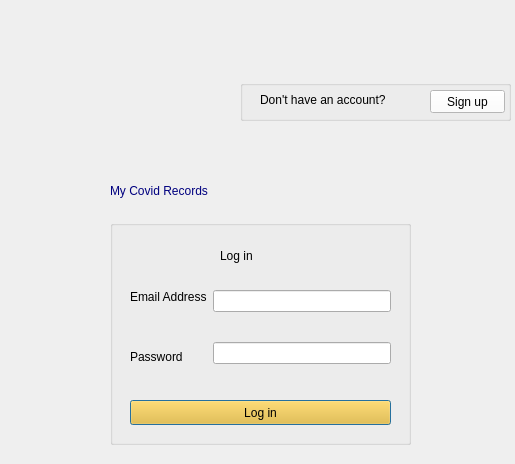
<?xml version="1.0" encoding="UTF-8"?>
<ui version="4.0">
 <class>UserLogin</class>
 <widget class="QDialog" name="UserLogin">
  <property name="geometry">
   <rect>
    <x>0</x>
    <y>0</y>
    <width>515</width>
    <height>464</height>
   </rect>
  </property>
  <property name="windowTitle">
   <string>Dialog</string>
  </property>
  <widget class="QLabel" name="label">
   <property name="geometry">
    <rect>
     <x>110</x>
     <y>170</y>
     <width>251</width>
     <height>41</height>
    </rect>
   </property>
   <property name="styleSheet">
    <string notr="true">color: rgb(0, 0, 127);
font: 87 11pt &quot;Arial Black&quot;;</string>
   </property>
   <property name="text">
    <string>My Covid Records</string>
   </property>
  </widget>
  <widget class="QLabel" name="label_image1">
   <property name="geometry">
    <rect>
     <x>100</x>
     <y>70</y>
     <width>151</width>
     <height>61</height>
    </rect>
   </property>
   <property name="text">
    <string/>
   </property>
  </widget>
  <widget class="QGroupBox" name="groupBox">
   <property name="geometry">
    <rect>
     <x>110</x>
     <y>220</y>
     <width>301</width>
     <height>225</height>
    </rect>
   </property>
   <property name="title">
    <string/>
   </property>
   <widget class="QPushButton" name="loginButton">
    <property name="geometry">
     <rect>
      <x>20</x>
      <y>180</y>
      <width>261</width>
      <height>25</height>
     </rect>
    </property>
    <property name="styleSheet">
     <string notr="true">font: 87 9pt &quot;Arial Black&quot;;
color: rgb(0, 0, 0);
background-color: rgb(246, 184, 25);</string>
    </property>
    <property name="text">
     <string>Log in</string>
    </property>
   </widget>
   <widget class="QLabel" name="label_2">
    <property name="geometry">
     <rect>
      <x>110</x>
      <y>20</y>
      <width>81</width>
      <height>31</height>
     </rect>
    </property>
    <property name="styleSheet">
     <string notr="true">font: 87 9pt &quot;Arial Black&quot;;</string>
    </property>
    <property name="text">
     <string>Log in </string>
    </property>
   </widget>
   <widget class="QWidget" name="layoutWidget">
    <property name="geometry">
     <rect>
      <x>20</x>
      <y>70</y>
      <width>261</width>
      <height>74</height>
     </rect>
    </property>
    <layout class="QHBoxLayout" name="horizontalLayout">
     <item>
      <layout class="QVBoxLayout" name="verticalLayout">
       <item>
        <widget class="QLabel" name="label_3">
         <property name="text">
          <string>Email Address</string>
         </property>
        </widget>
       </item>
       <item>
        <spacer name="verticalSpacer">
         <property name="orientation">
          <enum>Qt::Vertical</enum>
         </property>
         <property name="sizeHint" stdset="0">
          <size>
           <width>20</width>
           <height>40</height>
          </size>
         </property>
        </spacer>
       </item>
       <item>
        <widget class="QLabel" name="label_5">
         <property name="text">
          <string>Password</string>
         </property>
        </widget>
       </item>
      </layout>
     </item>
     <item>
      <layout class="QVBoxLayout" name="verticalLayout_2">
       <item>
        <widget class="QLineEdit" name="emailField"/>
       </item>
       <item>
        <spacer name="verticalSpacer_2">
         <property name="orientation">
          <enum>Qt::Vertical</enum>
         </property>
         <property name="sizeHint" stdset="0">
          <size>
           <width>20</width>
           <height>40</height>
          </size>
         </property>
        </spacer>
       </item>
       <item>
        <widget class="QLineEdit" name="passField"/>
       </item>
      </layout>
     </item>
    </layout>
   </widget>
  </widget>
  <widget class="QGroupBox" name="groupBox_2">
   <property name="geometry">
    <rect>
     <x>240</x>
     <y>80</y>
     <width>271</width>
     <height>41</height>
    </rect>
   </property>
   <property name="title">
    <string/>
   </property>
   <widget class="QLabel" name="label_4">
    <property name="geometry">
     <rect>
      <x>20</x>
      <y>10</y>
      <width>161</width>
      <height>20</height>
     </rect>
    </property>
    <property name="text">
     <string>Don't have an account?</string>
    </property>
   </widget>
   <widget class="QPushButton" name="signupButton">
    <property name="geometry">
     <rect>
      <x>190</x>
      <y>10</y>
      <width>75</width>
      <height>23</height>
     </rect>
    </property>
    <property name="styleSheet">
     <string notr="true">background-color: rgb(255, 255, 255);
color: rgb(0, 0, 0);
font: 87 9pt &quot;Arial Black&quot;;</string>
    </property>
    <property name="text">
     <string>Sign up</string>
    </property>
   </widget>
  </widget>
  <widget class="QWidget" name="logo" native="true">
   <property name="geometry">
    <rect>
     <x>0</x>
     <y>0</y>
     <width>511</width>
     <height>80</height>
    </rect>
   </property>
   <property name="styleSheet">
    <string notr="true">#logo {

border-image:url(:/images/logo.png)
}</string>
   </property>
  </widget>
 </widget>
 <resources/>
 <connections>
  <connection>
   <sender>signupButton</sender>
   <signal>clicked()</signal>
   <receiver>UserLogin</receiver>
   <slot>exec()</slot>
   <hints>
    <hint type="sourcelabel">
     <x>467</x>
     <y>101</y>
    </hint>
    <hint type="destinationlabel">
     <x>257</x>
     <y>231</y>
    </hint>
   </hints>
  </connection>
 </connections>
</ui>
